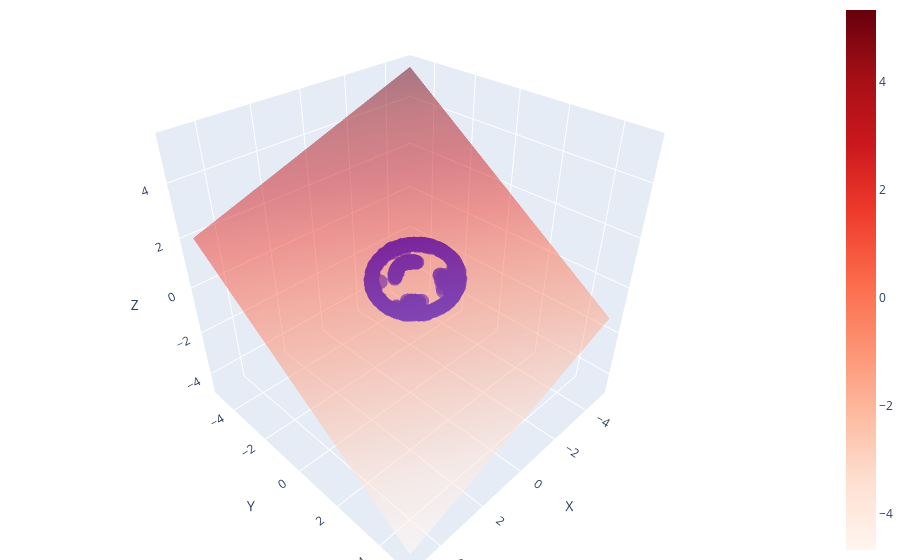

Notebook cell for this chart:
### Code cell
generated_points = torch.tensor(trainer.sample(1000)).squeeze()
fig = plot_points_3d([generated_points.numpy()], A.squeeze(), b.squeeze())
fig.show()
